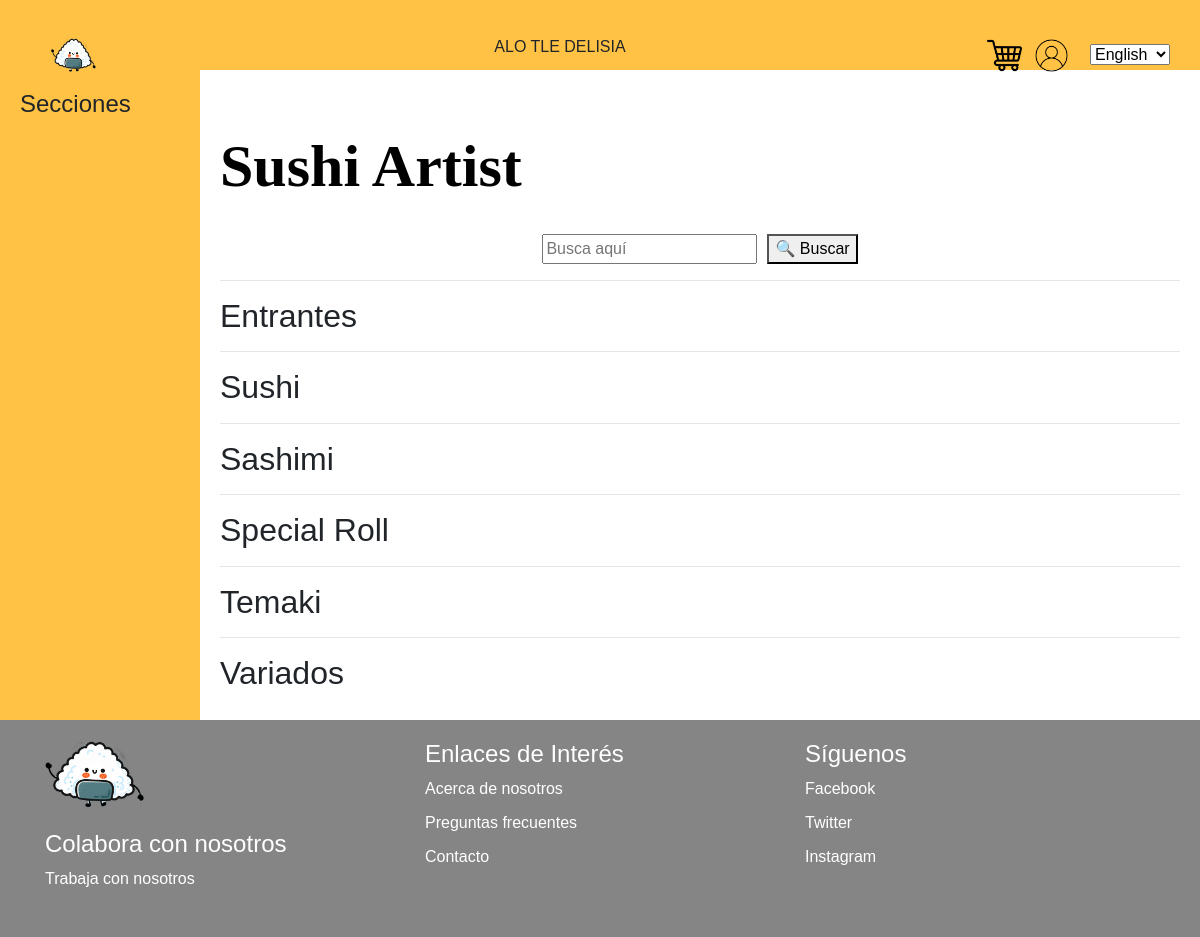
Before: /SushiArtist with the older database file.
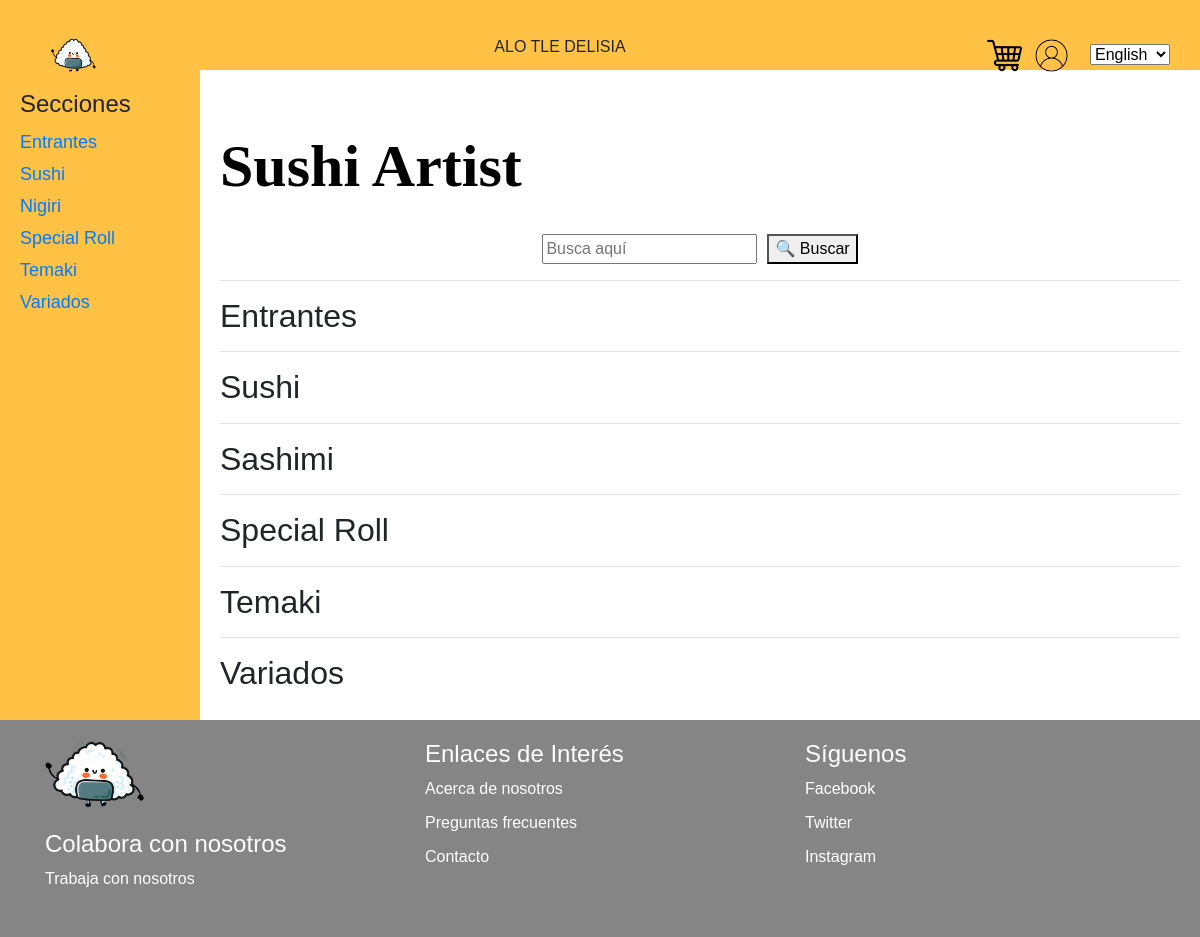
After: the same page with the newer database file.
### myapp/models.py (models this page shows)
class TipoProducto(models.Model):
    idTipoProducto = models.AutoField(primary_key=True)
    nombre = models.CharField(max_length=255)
    descripcion=models.TextField()
    idRestaurante = models.ForeignKey(Restaurante, on_delete=models.CASCADE)

### myapp/views.py (the view)
# urls.py: path('SushiArtist', sushi_artist, name= 'SushiArtist')
def sushi_artist(request):
    productosTipo1 = Producto.objects.filter(idRestaurante=2, idTipoProducto=1)
    productosTipo2 = Producto.objects.filter(idRestaurante=2, idTipoProducto=2)
    productosTipo3 = Producto.objects.filter(idRestaurante=2, idTipoProducto=3)
    productosTipo4 = Producto.objects.filter(idRestaurante=2, idTipoProducto=4)
    productosTipo5 = Producto.objects.filter(idRestaurante=2, idTipoProducto=5)
    productosTipo6 = Producto.objects.filter(idRestaurante=2, idTipoProducto=6)
    categorias=TipoProducto.objects.filter(idRestaurante=2)
    context = {
        'productosTipo1': productosTipo1,
        'productosTipo2': productosTipo2,
        'productosTipo3': productosTipo3,
        'productosTipo4': productosTipo4,
        'productosTipo5': productosTipo5,
        'categorias': categorias
    }
    return render(request, 'myapp/sushiArtist.html', context)

### myapp/templates/myapp/sushiArtist.html (shortened to what this page needs)
{% extends 'base.html' %}
{% block content %}
    {% load static %}
    <link rel="stylesheet" href="{% static 'css/stylePrincipal.css' %}">
    <link rel="stylesheet" href="{% static 'css/sushiDonosti.css' %}">
    <div class="wrapper">
        <aside class="sidebar">
            <h2>Secciones</h2>
            <ul>
                {% for categoria in categorias %}
                <li><a href=#{{categoria.nombre}}>{{categoria.nombre}}</a></li>
                {%endfor%}
            </ul>
        </aside>
        <div class="main">
            <div class="primerBloque">
                <h1>Sushi Artist</h1>
                <br>
                <div class="buscador">
                    <input type="text" class="buscar" placeholder="Busca aquí">
                    <button class="search-button">&#128269; Buscar</button>
                </div>
            </div>
            <hr>
            <div class="productos">
                <div id="Entrantes">
                <h2>Entrantes</h2>
                </div>
                <hr>
                <div id="Sushi">
                <h2>Sushi</h2>
                </div>
                <hr>
                <div id="Sashimi">
                <h2>Sashimi</h2>
                </div>
                <hr>
                <div id="Special Roll">
                <h2>Special Roll</h2>
                </div>
                <hr>
                <div id="Temaki">
                <h2>Temaki</h2>
                </div>
                <hr>
                <div id="Variados">
                <h2>Variados</h2>
                </div>
            </div>
        </div>
    </div>
{% endblock %}

Changed rows visible on the page:
added TipoProducto: nombre "Entrantes"
added TipoProducto: nombre "Sushi"
added TipoProducto: nombre "Nigiri"
added TipoProducto: nombre "Special Roll"
added TipoProducto: nombre "Temaki"
added TipoProducto: nombre "Variados"
